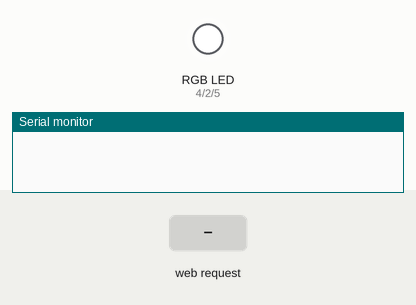
Simulated run of this sketch. Board: ESP8266 (NodeMCU). Shown: an RGB LED mixed from three pins (HIGH = lit), the last lines printed to the serial monitor. The inputs (shaded band) are chosen by the test bench.

Above: at 0.1 s.
At 1.7 s:
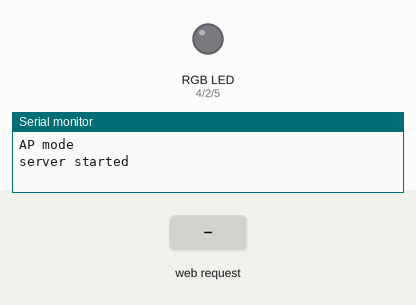
1.8 s: HTTP request GET / received
Timing chart, 0 to 4.8 s (numbered marks = the images above; inputs shaded):
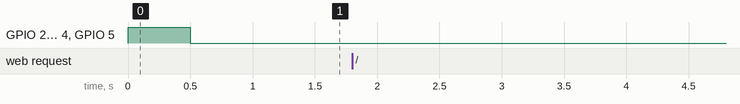

The sketch:

DefaultDemo.ino
```cpp
#include <ESP8266WiFi.h>
#include <WiFiClient.h>
#include <ESP8266WebServer.h>
#include "html_home.h"

#define BUTTON  0
#define LED_R   4
#define LED_G   2
#define LED_B   5

#define HTML_OK                0x00
#define HTML_SUCCESS           0x01

extern const char html_home[] PROGMEM;

ESP8266WebServer server(80);
uint red, green, blue;

void start_network_ap(const char *ssid, const char *pass) {
  if(!ssid) return;
  Serial.println(F("AP mode"));
  if(pass)
    WiFi.softAP(ssid, pass);
  else
    WiFi.softAP(ssid);
  WiFi.mode(WIFI_AP); // start in AP_STA mode
  WiFi.disconnect();  // disconnect from router
}

char dec2hexchar(byte dec) {
  if(dec<10) return '0'+dec;
  else return 'A'+(dec-10);
}

String get_ap_ssid() {
  static String ap_ssid = "";
  if(!ap_ssid.length()) {
    byte mac[6];
    WiFi.macAddress(mac);
    ap_ssid = "ESPTOY_";
    for(byte i=3;i<6;i++) {
      ap_ssid += dec2hexchar((mac[i]>>4)&0x0F);
      ap_ssid += dec2hexchar(mac[i]&0x0F);
    }
  }
  return ap_ssid;
}

void server_send_html(String html) {
  server.send(200, "text/html", html);
}

void server_send_result(byte code, const char* item = NULL) {
  String html = F("{\"result\":");
  html += code;
  if (!item) item = "";
  html += F(",\"item\":\"");
  html += item;
  html += F("\"");
  html += F("}");
  server_send_html(html);
}

bool get_value_by_key(const char* key, uint& val) {
  if(server.hasArg(key)) {
    val = server.arg(key).toInt();
    return true;
  } else {
    return false;
  }
}

void on_home() {
  Serial.println(F("request homepage"));
  String html = "";
  html += FPSTR(html_home);
  server_send_html(html);
}

void on_json() {
  String html = "";
  html += F("{\"adc\":");
  html += analogRead(A0);
  html += F(",\"but\":");
  html += (1-digitalRead(BUTTON));
  html += F(",\"red\":");
  html += red;
  html += F(",\"green\":");
  html += green;
  html += F(",\"blue\":");
  html += blue;
  html += F("}");
  server_send_html(html);
}

void led_set_color(uint r, uint g, uint b) {
  analogWrite(LED_R, r);
  analogWrite(LED_G, g);
  analogWrite(LED_B, b);
}

void on_change_color() {
  get_value_by_key("r", red);
  get_value_by_key("g", green);
  get_value_by_key("b", blue);
  led_set_color(red, green, blue);
  server_send_result(HTML_SUCCESS);
}

void setup()
{
  Serial.begin(115200);
  WiFi.persistent(false); // turn off persistent, fixing flash crashing issue

  pinMode(BUTTON, INPUT);
  pinMode(LED_R, OUTPUT);
  pinMode(LED_G, OUTPUT);
  pinMode(LED_B, OUTPUT);

  led_set_color(255, 255, 255);
  delay(500);
  led_set_color(0, 0, 0);

  red = green = blue = 0;

  String ap_ssid = get_ap_ssid();
  start_network_ap(ap_ssid.c_str(), NULL);
  server.on("/",   on_home);
  server.on("/ja", on_json);
  server.on("/cc", on_change_color);
  server.begin();
  Serial.println(F("server started"));
}

void loop(void){
  server.handleClient();
}
```

html_home.h
```cpp
const char html_home[] PROGMEM = R"(<head>
<title>ESPToy Demo</title>
<meta name='viewport' content='width=device-width, initial-scale=1'>
<meta charset=utf-8 />
<style>
.colour-changer {
width: 10px;
height: 10px;
}
.disp-value {
width: 50px;
}
table {
border: 0px;
padding: 0px;
border-spacing:0;
border-collapse: collapse;
}
</style>
</head>
<body>
<table>
<tr>
<td><b>Analog:</b></td>
<td class='disp-value'><label id='lbl_adc'></label></td>
<td><b>Button</b>:</td>
<td class='disp-value'><label id='lbl_but'></label></td>
</tr>
<tr>
</table>
<p>Click on a color below:</p>
<script>
var nh=36,nl=25;
function w(s) {document.write(s);}
function id(s){return document.getElementById(s);}
w('<table>');
for(i=0;i<nh;i++) {
w('<tr>');
for(j=0;j<nl;j++) {
w('<td class=colour-changer></td>');
}
w('</tr>');
}
w('</table>');
function toArray(arr) {
return Array.prototype.slice.call(arr);
}
function rgb2cc(rgb) {
rgb = rgb.match(/^rgba?\((\d+),\s*(\d+),\s*(\d+)(?:,\s*(\d+))?\)$/);
var r=(Math.pow(rgb[1]/255.0,1.8)*255>>0)*4;
var g=(Math.pow(rgb[2]/255.0,1.8)*255>>0)*4;
var b=(Math.pow(rgb[3]/255.0,1.8)*255>>0)*4;
return 'cc?r='+r+'&g='+g+'&b='+b;
}
toArray(document.querySelectorAll('.colour-changer')).forEach(function(div, i, arr) {
var ih=(i/nl)>>0;
var il=i%nl;
var hue=(ih/nh)*360;
var bright=100-(il+1)/nl*100;
div.style.background='hsl('+hue+',100%,'+bright+'%)';
function click(event) {
var xhr = new XMLHttpRequest();
xhr.open('GET', rgb2cc(div.style.backgroundColor), true);
xhr.send(null);
event.preventDefault();
}
div.addEventListener('click', click);
});
function loadValues() {
var xhr=new XMLHttpRequest();
xhr.onreadystatechange=function() {
if(xhr.readyState==4 && xhr.status==200) {
var jd=JSON.parse(xhr.responseText);
id('lbl_adc').innerHTML=jd.adc;
id('lbl_but').innerHTML=(jd.but)?'pressed':'released';
}
};
xhr.open('GET','ja',true);
xhr.send();
}
setInterval(loadValues, 500);
</script>
</body>)";
```
